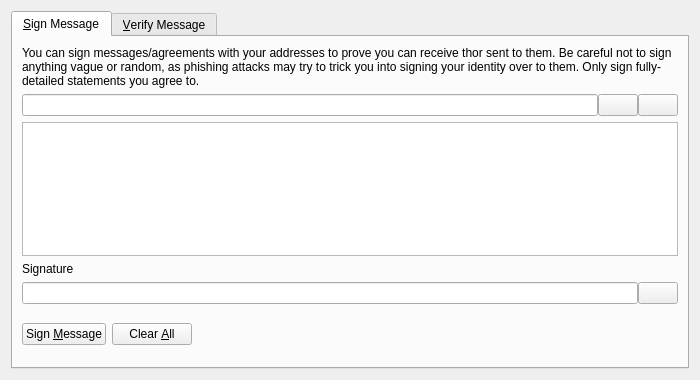
<?xml version="1.0" encoding="UTF-8"?>
<ui version="4.0">
 <class>SignVerifyMessageDialog</class>
 <widget class="QDialog" name="SignVerifyMessageDialog">
  <property name="geometry">
   <rect>
    <x>0</x>
    <y>0</y>
    <width>700</width>
    <height>380</height>
   </rect>
  </property>
  <property name="windowTitle">
   <string>Signatures - Sign / Verify a Message</string>
  </property>
  <property name="modal">
   <bool>true</bool>
  </property>
  <layout class="QVBoxLayout" name="verticalLayout">
   <item>
    <widget class="QTabWidget" name="tabWidget">
     <property name="currentIndex">
      <number>0</number>
     </property>
     <widget class="QWidget" name="tabSignMessage">
      <attribute name="title">
       <string>&amp;Sign Message</string>
      </attribute>
      <layout class="QVBoxLayout" name="verticalLayout_SM">
       <item>
        <widget class="QLabel" name="infoLabel_SM">
         <property name="text">
          <string>You can sign messages/agreements with your addresses to prove you can receive thor sent to them. Be careful not to sign anything vague or random, as phishing attacks may try to trick you into signing your identity over to them. Only sign fully-detailed statements you agree to.</string>
         </property>
         <property name="textFormat">
          <enum>Qt::PlainText</enum>
         </property>
         <property name="wordWrap">
          <bool>true</bool>
         </property>
        </widget>
       </item>
       <item>
        <layout class="QHBoxLayout" name="horizontalLayout_1_SM">
         <property name="spacing">
          <number>0</number>
         </property>
         <item>
          <widget class="QValidatedLineEdit" name="addressIn_SM">
           <property name="toolTip">
            <string>The Thor address to sign the message with</string>
           </property>
          </widget>
         </item>
         <item>
          <widget class="QPushButton" name="addressBookButton_SM">
           <property name="toolTip">
            <string>Choose previously used address</string>
           </property>
           <property name="text">
            <string/>
           </property>
           <property name="icon">
            <iconset resource="../bitcoin.qrc">
             <normaloff>:/icons/address-book</normaloff>:/icons/address-book</iconset>
           </property>
           <property name="shortcut">
            <string>Alt+A</string>
           </property>
           <property name="autoDefault">
            <bool>false</bool>
           </property>
          </widget>
         </item>
         <item>
          <widget class="QPushButton" name="pasteButton_SM">
           <property name="toolTip">
            <string>Paste address from clipboard</string>
           </property>
           <property name="text">
            <string/>
           </property>
           <property name="icon">
            <iconset resource="../bitcoin.qrc">
             <normaloff>:/icons/editpaste</normaloff>:/icons/editpaste</iconset>
           </property>
           <property name="shortcut">
            <string>Alt+P</string>
           </property>
           <property name="autoDefault">
            <bool>false</bool>
           </property>
          </widget>
         </item>
        </layout>
       </item>
       <item>
        <widget class="QPlainTextEdit" name="messageIn_SM">
         <property name="toolTip">
          <string>Enter the message you want to sign here</string>
         </property>
        </widget>
       </item>
       <item>
        <widget class="QLabel" name="signatureLabel_SM">
         <property name="text">
          <string>Signature</string>
         </property>
         <property name="textFormat">
          <enum>Qt::PlainText</enum>
         </property>
        </widget>
       </item>
       <item>
        <layout class="QHBoxLayout" name="horizontalLayout_2_SM">
         <property name="spacing">
          <number>0</number>
         </property>
         <item>
          <widget class="QLineEdit" name="signatureOut_SM">
           <property name="font">
            <font>
             <italic>true</italic>
            </font>
           </property>
           <property name="readOnly">
            <bool>true</bool>
           </property>
          </widget>
         </item>
         <item>
          <widget class="QPushButton" name="copySignatureButton_SM">
           <property name="toolTip">
            <string>Copy the current signature to the system clipboard</string>
           </property>
           <property name="text">
            <string/>
           </property>
           <property name="icon">
            <iconset resource="../bitcoin.qrc">
             <normaloff>:/icons/editcopy</normaloff>:/icons/editcopy</iconset>
           </property>
           <property name="autoDefault">
            <bool>false</bool>
           </property>
          </widget>
         </item>
        </layout>
       </item>
       <item>
        <layout class="QHBoxLayout" name="horizontalLayout_3_SM">
         <item>
          <widget class="QPushButton" name="signMessageButton_SM">
           <property name="toolTip">
            <string>Sign the message to prove you own this Thor address</string>
           </property>
           <property name="text">
            <string>Sign &amp;Message</string>
           </property>
           <property name="icon">
            <iconset resource="../bitcoin.qrc">
             <normaloff>:/icons/edit</normaloff>:/icons/edit</iconset>
           </property>
           <property name="autoDefault">
            <bool>false</bool>
           </property>
          </widget>
         </item>
         <item>
          <widget class="QPushButton" name="clearButton_SM">
           <property name="toolTip">
            <string>Reset all sign message fields</string>
           </property>
           <property name="text">
            <string>Clear &amp;All</string>
           </property>
           <property name="icon">
            <iconset resource="../bitcoin.qrc">
             <normaloff>:/icons/remove</normaloff>:/icons/remove</iconset>
           </property>
           <property name="autoDefault">
            <bool>false</bool>
           </property>
          </widget>
         </item>
         <item>
          <spacer name="horizontalSpacer_1_SM">
           <property name="orientation">
            <enum>Qt::Horizontal</enum>
           </property>
           <property name="sizeHint" stdset="0">
            <size>
             <width>40</width>
             <height>48</height>
            </size>
           </property>
          </spacer>
         </item>
         <item>
          <widget class="QLabel" name="statusLabel_SM">
           <property name="font">
            <font>
             <weight>75</weight>
             <bold>true</bold>
            </font>
           </property>
           <property name="text">
            <string/>
           </property>
           <property name="wordWrap">
            <bool>true</bool>
           </property>
          </widget>
         </item>
         <item>
          <spacer name="horizontalSpacer_2_SM">
           <property name="orientation">
            <enum>Qt::Horizontal</enum>
           </property>
           <property name="sizeHint" stdset="0">
            <size>
             <width>40</width>
             <height>48</height>
            </size>
           </property>
          </spacer>
         </item>
        </layout>
       </item>
      </layout>
     </widget>
     <widget class="QWidget" name="tabVerifyMessage">
      <attribute name="title">
       <string>&amp;Verify Message</string>
      </attribute>
      <layout class="QVBoxLayout" name="verticalLayout_VM">
       <item>
        <widget class="QLabel" name="infoLabel_VM">
         <property name="text">
          <string>Enter the receiver's address, message (ensure you copy line breaks, spaces, tabs, etc. exactly) and signature below to verify the message. Be careful not to read more into the signature than what is in the signed message itself, to avoid being tricked by a man-in-the-middle attack. Note that this only proves the signing party receives with the address, it cannot prove sendership of any transaction!</string>
         </property>
         <property name="textFormat">
          <enum>Qt::PlainText</enum>
         </property>
         <property name="alignment">
          <set>Qt::AlignLeading|Qt::AlignLeft|Qt::AlignTop</set>
         </property>
         <property name="wordWrap">
          <bool>true</bool>
         </property>
        </widget>
       </item>
       <item>
        <layout class="QHBoxLayout" name="horizontalLayout_1_VM">
         <property name="spacing">
          <number>0</number>
         </property>
         <item>
          <widget class="QValidatedLineEdit" name="addressIn_VM">
           <property name="toolTip">
            <string>The Thor address the message was signed with</string>
           </property>
          </widget>
         </item>
         <item>
          <widget class="QPushButton" name="addressBookButton_VM">
           <property name="toolTip">
            <string>Choose previously used address</string>
           </property>
           <property name="text">
            <string/>
           </property>
           <property name="icon">
            <iconset resource="../bitcoin.qrc">
             <normaloff>:/icons/address-book</normaloff>:/icons/address-book</iconset>
           </property>
           <property name="shortcut">
            <string>Alt+A</string>
           </property>
           <property name="autoDefault">
            <bool>false</bool>
           </property>
          </widget>
         </item>
        </layout>
       </item>
       <item>
        <widget class="QPlainTextEdit" name="messageIn_VM"/>
       </item>
       <item>
        <widget class="QValidatedLineEdit" name="signatureIn_VM"/>
       </item>
       <item>
        <layout class="QHBoxLayout" name="horizontalLayout_2_VM">
         <item>
          <widget class="QPushButton" name="verifyMessageButton_VM">
           <property name="toolTip">
            <string>Verify the message to ensure it was signed with the specified Thor address</string>
           </property>
           <property name="text">
            <string>Verify &amp;Message</string>
           </property>
           <property name="icon">
            <iconset resource="../bitcoin.qrc">
             <normaloff>:/icons/transaction_0</normaloff>:/icons/transaction_0</iconset>
           </property>
           <property name="autoDefault">
            <bool>false</bool>
           </property>
          </widget>
         </item>
         <item>
          <widget class="QPushButton" name="clearButton_VM">
           <property name="toolTip">
            <string>Reset all verify message fields</string>
           </property>
           <property name="text">
            <string>Clear &amp;All</string>
           </property>
           <property name="icon">
            <iconset resource="../bitcoin.qrc">
             <normaloff>:/icons/remove</normaloff>:/icons/remove</iconset>
           </property>
           <property name="autoDefault">
            <bool>false</bool>
           </property>
          </widget>
         </item>
         <item>
          <spacer name="horizontalSpacer_1_VM">
           <property name="orientation">
            <enum>Qt::Horizontal</enum>
           </property>
           <property name="sizeHint" stdset="0">
            <size>
             <width>40</width>
             <height>48</height>
            </size>
           </property>
          </spacer>
         </item>
         <item>
          <widget class="QLabel" name="statusLabel_VM">
           <property name="font">
            <font>
             <weight>75</weight>
             <bold>true</bold>
            </font>
           </property>
           <property name="text">
            <string/>
           </property>
           <property name="wordWrap">
            <bool>true</bool>
           </property>
          </widget>
         </item>
         <item>
          <spacer name="horizontalSpacer_2_VM">
           <property name="orientation">
            <enum>Qt::Horizontal</enum>
           </property>
           <property name="sizeHint" stdset="0">
            <size>
             <width>40</width>
             <height>48</height>
            </size>
           </property>
          </spacer>
         </item>
        </layout>
       </item>
      </layout>
     </widget>
    </widget>
   </item>
  </layout>
 </widget>
 <customwidgets>
  <customwidget>
   <class>QValidatedLineEdit</class>
   <extends>QLineEdit</extends>
   <header>qt/qvalidatedlineedit.h</header>
  </customwidget>
 </customwidgets>
 <resources>
  <include location="../bitcoin.qrc"/>
 </resources>
 <connections/>
</ui>
